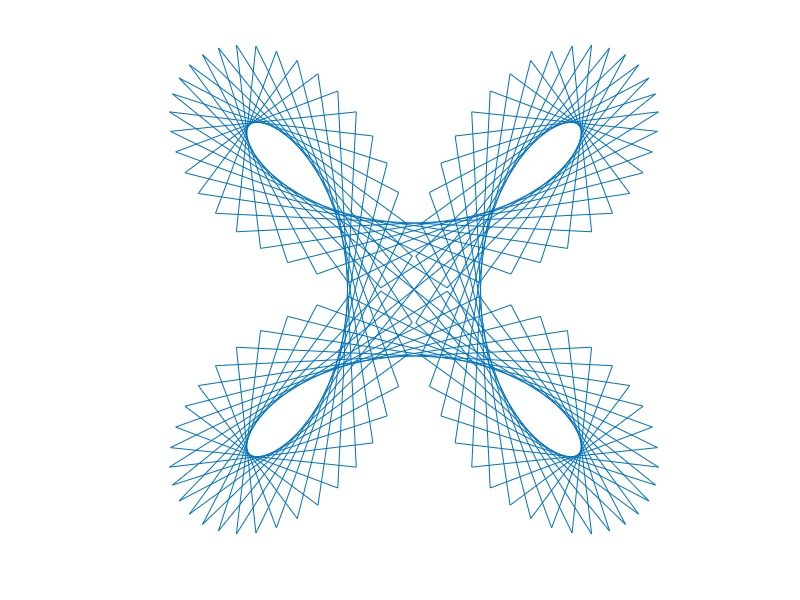
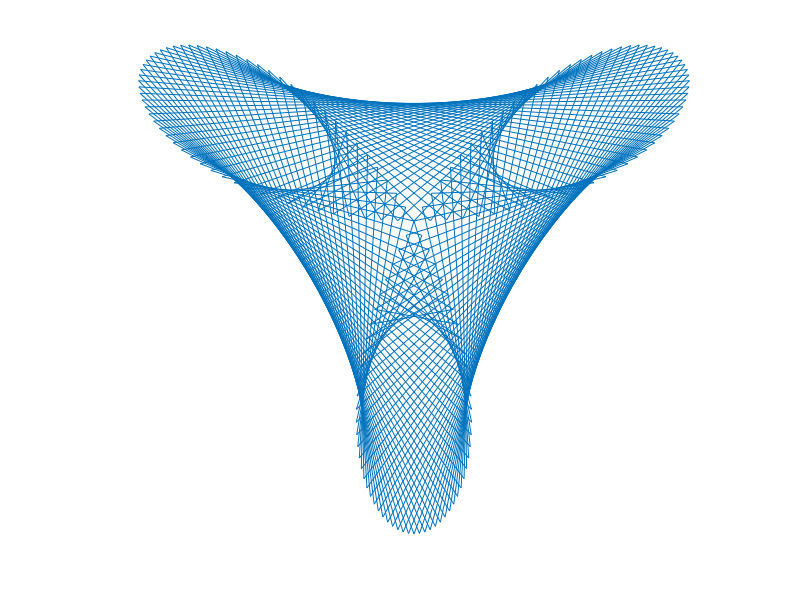
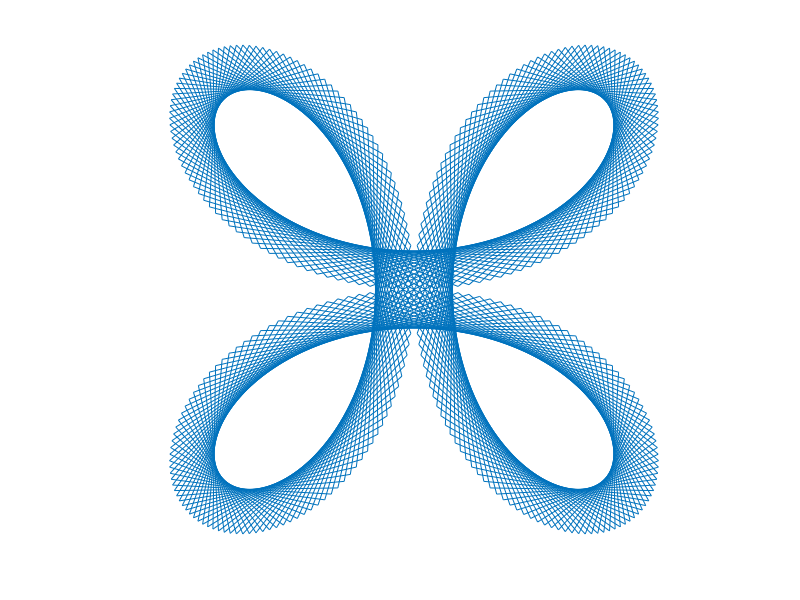
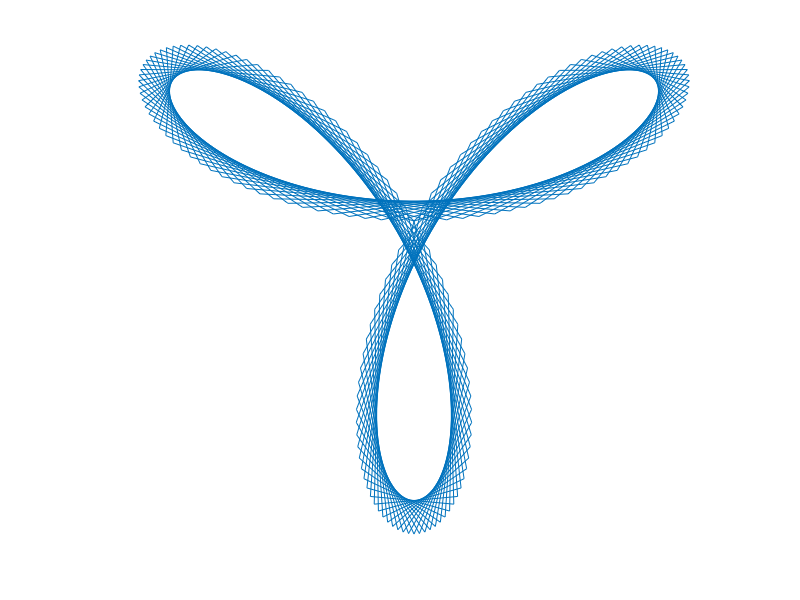

Write MATLAB code to recreate these figures, in order.
function MaurerRose
%Maurer rose
figure
n = 2;
d = 39;
k = (0:120)/180*pi;
[x,y] = pol2cart( k*d , sin(n*d*k) );
line(x,y);
axis equal off

figure
n = 3;
d = 47; 
k = (0:180)/180*pi;
[x,y] = pol2cart( k*d , sin(n*d*k) );
line(x,y);
axis equal off

figure
n = 2;
d = 29; 
k = (0:360)/180*pi;
[x,y] = pol2cart( k*d , sin(n*d*k) );
line(x,y);
axis equal off

figure
n = 3;
d = 17; 
k = (0:180)/180*pi;
[x,y] = pol2cart( k*d , sin(n*d*k) );
line(x,y);
axis equal off
end
